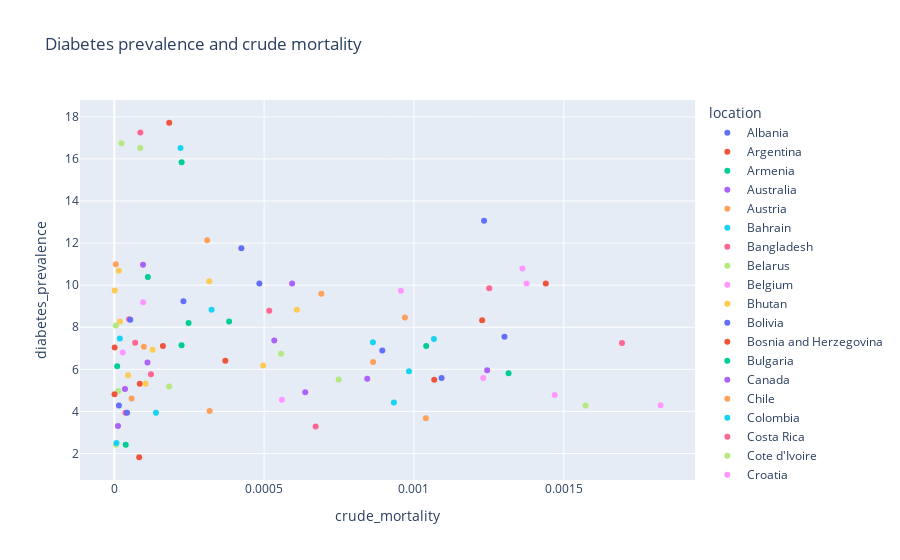

The notebook cell this image was saved under:
### Code cell
px.scatter(odfdt,x='crude_mortality',y='diabetes_prevalence',
           color='location', hover_data=['location'],
           title='Diabetes prevalence and crude mortality')

### Figure 1 — Plotly figure (JSON) as saved in the notebook; plotly's stock layout.template omitted (floating-point values rounded to 4 significant figures)
{"data": [{"customdata": [["Albania"]], "hovertemplate": "location=%{customdata[0]}<br>crude_mortality=%{x}<br>diabetes_prevalence=%{y}<extra></extra>", "legendgroup": "Albania", "marker": {"color": "#636efa", "symbol": "circle"}, "mode": "markers", "name": "Albania", "orientation": "v", "showlegend": true, "type": "scatter", "x": [0.0004841], "xaxis": "x", "y": [10.08], "yaxis": "y"}, {"customdata": [["Argentina"]], "hovertemplate": "location=%{customdata[0]}<br>crude_mortality=%{x}<br>diabetes_prevalence=%{y}<extra></extra>", "legendgroup": "Argentina", "marker": {"color": "#EF553B", "symbol": "circle"}, "mode": "markers", "name": "Argentina", "orientation": "v", "showlegend": true, "type": "scatter", "x": [0.001068], "xaxis": "x", "y": [5.5], "yaxis": "y"}, {"customdata": [["Armenia"]], "hovertemplate": "location=%{customdata[0]}<br>crude_mortality=%{x}<br>diabetes_prevalence=%{y}<extra></extra>", "legendgroup": "Armenia", "marker": {"color": "#00cc96", "symbol": "circle"}, "mode": "markers", "name": "Armenia", "orientation": "v", "showlegend": true, "type": "scatter", "x": [0.001041], "xaxis": "x", "y": [7.11], "yaxis": "y"}, {"customdata": [["Australia"]], "hovertemplate": "location=%{customdata[0]}<br>crude_mortality=%{x}<br>diabetes_prevalence=%{y}<extra></extra>", "legendgroup": "Australia", "marker": {"color": "#ab63fa", "symbol": "circle"}, "mode": "markers", "name": "Australia", "orientation": "v", "showlegend": true, "type": "scatter", "x": [3.565e-05], "xaxis": "x", "y": [5.07], "yaxis": "y"}, {"customdata": [["Austria"]], "hovertemplate": "location=%{customdata[0]}<br>crude_mortality=%{x}<br>diabetes_prevalence=%{y}<extra></extra>", "legendgroup": "Austria", "marker": {"color": "#FFA15A", "symbol": "circle"}, "mode": "markers", "name": "Austria", "orientation": "v", "showlegend": true, "type": "scatter", "x": [0.0008636], "xaxis": "x", "y": [6.35], "yaxis": "y"}, {"customdata": [["Bahrain"]], "hovertemplate": "location=%{customdata[0]}<br>crude_mortality=%{x}<br>diabetes_prevalence=%{y}<extra></extra>", "legendgroup": "Bahrain", "marker": {"color": "#19d3f3", "symbol": "circle"}, "mode": "markers", "name": "Bahrain", "orientation": "v", "showlegend": true, "type": "scatter", "x": [0.000221], "xaxis": "x", "y": [16.52], "yaxis": "y"}, {"customdata": [["Bangladesh"]], "hovertemplate": "location=%{customdata[0]}<br>crude_mortality=%{x}<br>diabetes_prevalence=%{y}<extra></extra>", "legendgroup": "Bangladesh", "marker": {"color": "#FF6692", "symbol": "circle"}, "mode": "markers", "name": "Bangladesh", "orientation": "v", "showlegend": true, "type": "scatter", "x": [4.941e-05], "xaxis": "x", "y": [8.38], "yaxis": "y"}, {"customdata": [["Belarus"]], "hovertemplate": "location=%{customdata[0]}<br>crude_mortality=%{x}<br>diabetes_prevalence=%{y}<extra></extra>", "legendgroup": "Belarus", "marker": {"color": "#B6E880", "symbol": "circle"}, "mode": "markers", "name": "Belarus", "orientation": "v", "showlegend": true, "type": "scatter", "x": [0.0001829], "xaxis": "x", "y": [5.18], "yaxis": "y"}, {"customdata": [["Belgium"]], "hovertemplate": "location=%{customdata[0]}<br>crude_mortality=%{x}<br>diabetes_prevalence=%{y}<extra></extra>", "legendgroup": "Belgium", "marker": {"color": "#FF97FF", "symbol": "circle"}, "mode": "markers", "name": "Belgium", "orientation": "v", "showlegend": true, "type": "scatter", "x": [0.001823], "xaxis": "x", "y": [4.29], "yaxis": "y"}, {"customdata": [["Bhutan"]], "hovertemplate": "location=%{customdata[0]}<br>crude_mortality=%{x}<br>diabetes_prevalence=%{y}<extra></extra>", "legendgroup": "Bhutan", "marker": {"color": "#FECB52", "symbol": "circle"}, "mode": "markers", "name": "Bhutan", "orientation": "v", "showlegend": true, "type": "scatter", "x": [1.296e-06], "xaxis": "x", "y": [9.75], "yaxis": "y"}, {"customdata": [["Bolivia"]], "hovertemplate": "location=%{customdata[0]}<br>crude_mortality=%{x}<br>diabetes_prevalence=%{y}<extra></extra>", "legendgroup": "Bolivia", "marker": {"color": "#636efa", "symbol": "circle"}, "mode": "markers", "name": "Bolivia", "orientation": "v", "showlegend": true, "type": "scatter", "x": [0.0008943], "xaxis": "x", "y": [6.89], "yaxis": "y"}, {"customdata": [["Bosnia and Herzegovina"]], "hovertemplate": "location=%{customdata[0]}<br>crude_mortality=%{x}<br>diabetes_prevalence=%{y}<extra></extra>", "legendgroup": "Bosnia and Herzegovina", "marker": {"color": "#EF553B", "symbol": "circle"}, "mode": "markers", "name": "Bosnia and Herzegovina", "orientation": "v", "showlegend": true, "type": "scatter", "x": [0.00144], "xaxis": "x", "y": [10.08], "yaxis": "y"}, {"customdata": [["Bulgaria"]], "hovertemplate": "location=%{customdata[0]}<br>crude_mortality=%{x}<br>diabetes_prevalence=%{y}<extra></extra>", "legendgroup": "Bulgaria", "marker": {"color": "#00cc96", "symbol": "circle"}, "mode": "markers", "name": "Bulgaria", "orientation": "v", "showlegend": true, "type": "scatter", "x": [0.001316], "xaxis": "x", "y": [5.81], "yaxis": "y"}, {"customdata": [["Canada"]], "hovertemplate": "location=%{customdata[0]}<br>crude_mortality=%{x}<br>diabetes_prevalence=%{y}<extra></extra>", "legendgroup": "Canada", "marker": {"color": "#ab63fa", "symbol": "circle"}, "mode": "markers", "name": "Canada", "orientation": "v", "showlegend": true, "type": "scatter", "x": [0.0005338], "xaxis": "x", "y": [7.37], "yaxis": "y"}, {"customdata": [["Chile"]], "hovertemplate": "location=%{customdata[0]}<br>crude_mortality=%{x}<br>diabetes_prevalence=%{y}<extra></extra>", "legendgroup": "Chile", "marker": {"color": "#FFA15A", "symbol": "circle"}, "mode": "markers", "name": "Chile", "orientation": "v", "showlegend": true, "type": "scatter", "x": [0.0009697], "xaxis": "x", "y": [8.46], "yaxis": "y"}, {"customdata": [["Colombia"]], "hovertemplate": "location=%{customdata[0]}<br>crude_mortality=%{x}<br>diabetes_prevalence=%{y}<extra></extra>", "legendgroup": "Colombia", "marker": {"color": "#19d3f3", "symbol": "circle"}, "mode": "markers", "name": "Colombia", "orientation": "v", "showlegend": true, "type": "scatter", "x": [0.001067], "xaxis": "x", "y": [7.44], "yaxis": "y"}, {"customdata": [["Costa Rica"]], "hovertemplate": "location=%{customdata[0]}<br>crude_mortality=%{x}<br>diabetes_prevalence=%{y}<extra></extra>", "legendgroup": "Costa Rica", "marker": {"color": "#FF6692", "symbol": "circle"}, "mode": "markers", "name": "Costa Rica", "orientation": "v", "showlegend": true, "type": "scatter", "x": [0.0005171], "xaxis": "x", "y": [8.78], "yaxis": "y"}, {"customdata": [["Cote d'Ivoire"]], "hovertemplate": "location=%{customdata[0]}<br>crude_mortality=%{x}<br>diabetes_prevalence=%{y}<extra></extra>", "legendgroup": "Cote d'Ivoire", "marker": {"color": "#B6E880", "symbol": "circle"}, "mode": "markers", "name": "Cote d'Ivoire", "orientation": "v", "showlegend": true, "type": "scatter", "x": [5.914e-06], "xaxis": "x", "y": [2.42], "yaxis": "y"}, {"customdata": [["Croatia"]], "hovertemplate": "location=%{customdata[0]}<br>crude_mortality=%{x}<br>diabetes_prevalence=%{y}<extra></extra>", "legendgroup": "Croatia", "marker": {"color": "#FF97FF", "symbol": "circle"}, "mode": "markers", "name": "Croatia", "orientation": "v", "showlegend": true, "type": "scatter", "x": [0.001231], "xaxis": "x", "y": [5.59], "yaxis": "y"}, {"customdata": [["Cuba"]], "hovertemplate": "location=%{customdata[0]}<br>crude_mortality=%{x}<br>diabetes_prevalence=%{y}<extra></extra>", "legendgroup": "Cuba", "marker": {"color": "#FECB52", "symbol": "circle"}, "mode": "markers", "name": "Cuba", "orientation": "v", "showlegend": true, "type": "scatter", "x": [1.907e-05], "xaxis": "x", "y": [8.27], "yaxis": "y"}, {"customdata": [["Cyprus"]], "hovertemplate": "location=%{customdata[0]}<br>crude_mortality=%{x}<br>diabetes_prevalence=%{y}<extra></extra>", "legendgroup": "Cyprus", "marker": {"color": "#636efa", "symbol": "circle"}, "mode": "markers", "name": "Cyprus", "orientation": "v", "showlegend": true, "type": "scatter", "x": [0.0002306], "xaxis": "x", "y": [9.24], "yaxis": "y"}, {"customdata": [["Denmark"]], "hovertemplate": "location=%{customdata[0]}<br>crude_mortality=%{x}<br>diabetes_prevalence=%{y}<extra></extra>", "legendgroup": "Denmark", "marker": {"color": "#EF553B", "symbol": "circle"}, "mode": "markers", "name": "Denmark", "orientation": "v", "showlegend": true, "type": "scatter", "x": [0.0003705], "xaxis": "x", "y": [6.41], "yaxis": "y"}, {"customdata": [["Dominican Republic"]], "hovertemplate": "location=%{customdata[0]}<br>crude_mortality=%{x}<br>diabetes_prevalence=%{y}<extra></extra>", "legendgroup": "Dominican Republic", "marker": {"color": "#00cc96", "symbol": "circle"}, "mode": "markers", "name": "Dominican Republic", "orientation": "v", "showlegend": true, "type": "scatter", "x": [0.0002478], "xaxis": "x", "y": [8.2], "yaxis": "y"}, {"customdata": [["Ecuador"]], "hovertemplate": "location=%{customdata[0]}<br>crude_mortality=%{x}<br>diabetes_prevalence=%{y}<extra></extra>", "legendgroup": "Ecuador", "marker": {"color": "#ab63fa", "symbol": "circle"}, "mode": "markers", "name": "Ecuador", "orientation": "v", "showlegend": true, "type": "scatter", "x": [0.000844], "xaxis": "x", "y": [5.55], "yaxis": "y"}, {"customdata": [["Estonia"]], "hovertemplate": "location=%{customdata[0]}<br>crude_mortality=%{x}<br>diabetes_prevalence=%{y}<extra></extra>", "legendgroup": "Estonia", "marker": {"color": "#FFA15A", "symbol": "circle"}, "mode": "markers", "name": "Estonia", "orientation": "v", "showlegend": true, "type": "scatter", "x": [0.0003181], "xaxis": "x", "y": [4.02], "yaxis": "y"}, {"customdata": [["Ethiopia"]], "hovertemplate": "location=%{customdata[0]}<br>crude_mortality=%{x}<br>diabetes_prevalence=%{y}<extra></extra>", "legendgroup": "Ethiopia", "marker": {"color": "#19d3f3", "symbol": "circle"}, "mode": "markers", "name": "Ethiopia", "orientation": "v", "showlegend": true, "type": "scatter", "x": [1.829e-05], "xaxis": "x", "y": [7.47], "yaxis": "y"}, {"customdata": [["Finland"]], "hovertemplate": "location=%{customdata[0]}<br>crude_mortality=%{x}<br>diabetes_prevalence=%{y}<extra></extra>", "legendgroup": "Finland", "marker": {"color": "#FF6692", "symbol": "circle"}, "mode": "markers", "name": "Finland", "orientation": "v", "showlegend": true, "type": "scatter", "x": [0.0001222], "xaxis": "x", "y": [5.76], "yaxis": "y"}, {"customdata": [["Ghana"]], "hovertemplate": "location=%{customdata[0]}<br>crude_mortality=%{x}<br>diabetes_prevalence=%{y}<extra></extra>", "legendgroup": "Ghana", "marker": {"color": "#B6E880", "symbol": "circle"}, "mode": "markers", "name": "Ghana", "orientation": "v", "showlegend": true, "type": "scatter", "x": [1.339e-05], "xaxis": "x", "y": [4.97], "yaxis": "y"}, {"customdata": [["Greece"]], "hovertemplate": "location=%{customdata[0]}<br>crude_mortality=%{x}<br>diabetes_prevalence=%{y}<extra></extra>", "legendgroup": "Greece", "marker": {"color": "#FF97FF", "symbol": "circle"}, "mode": "markers", "name": "Greece", "orientation": "v", "showlegend": true, "type": "scatter", "x": [0.0005592], "xaxis": "x", "y": [4.55], "yaxis": "y"}, {"customdata": [["Guatemala"]], "hovertemplate": "location=%{customdata[0]}<br>crude_mortality=%{x}<br>diabetes_prevalence=%{y}<extra></extra>", "legendgroup": "Guatemala", "marker": {"color": "#FECB52", "symbol": "circle"}, "mode": "markers", "name": "Guatemala", "orientation": "v", "showlegend": true, "type": "scatter", "x": [0.0003167], "xaxis": "x", "y": [10.18], "yaxis": "y"}, {"customdata": [["Hungary"]], "hovertemplate": "location=%{customdata[0]}<br>crude_mortality=%{x}<br>diabetes_prevalence=%{y}<extra></extra>", "legendgroup": "Hungary", "marker": {"color": "#636efa", "symbol": "circle"}, "mode": "markers", "name": "Hungary", "orientation": "v", "showlegend": true, "type": "scatter", "x": [0.001302], "xaxis": "x", "y": [7.55], "yaxis": "y"}, {"customdata": [["Iceland"]], "hovertemplate": "location=%{customdata[0]}<br>crude_mortality=%{x}<br>diabetes_prevalence=%{y}<extra></extra>", "legendgroup": "Iceland", "marker": {"color": "#EF553B", "symbol": "circle"}, "mode": "markers", "name": "Iceland", "orientation": "v", "showlegend": true, "type": "scatter", "x": [8.498e-05], "xaxis": "x", "y": [5.31], "yaxis": "y"}, {"customdata": [["India"]], "hovertemplate": "location=%{customdata[0]}<br>crude_mortality=%{x}<br>diabetes_prevalence=%{y}<extra></extra>", "legendgroup": "India", "marker": {"color": "#00cc96", "symbol": "circle"}, "mode": "markers", "name": "India", "orientation": "v", "showlegend": true, "type": "scatter", "x": [0.0001119], "xaxis": "x", "y": [10.39], "yaxis": "y"}, {"customdata": [["Indonesia"]], "hovertemplate": "location=%{customdata[0]}<br>crude_mortality=%{x}<br>diabetes_prevalence=%{y}<extra></extra>", "legendgroup": "Indonesia", "marker": {"color": "#ab63fa", "symbol": "circle"}, "mode": "markers", "name": "Indonesia", "orientation": "v", "showlegend": true, "type": "scatter", "x": [0.0001107], "xaxis": "x", "y": [6.32], "yaxis": "y"}, {"customdata": [["Iran"]], "hovertemplate": "location=%{customdata[0]}<br>crude_mortality=%{x}<br>diabetes_prevalence=%{y}<extra></extra>", "legendgroup": "Iran", "marker": {"color": "#FFA15A", "symbol": "circle"}, "mode": "markers", "name": "Iran", "orientation": "v", "showlegend": true, "type": "scatter", "x": [0.000691], "xaxis": "x", "y": [9.59], "yaxis": "y"}, {"customdata": [["Iraq"]], "hovertemplate": "location=%{customdata[0]}<br>crude_mortality=%{x}<br>diabetes_prevalence=%{y}<extra></extra>", "legendgroup": "Iraq", "marker": {"color": "#19d3f3", "symbol": "circle"}, "mode": "markers", "name": "Iraq", "orientation": "v", "showlegend": true, "type": "scatter", "x": [0.0003246], "xaxis": "x", "y": [8.83], "yaxis": "y"}, {"customdata": [["Ireland"]], "hovertemplate": "location=%{customdata[0]}<br>crude_mortality=%{x}<br>diabetes_prevalence=%{y}<extra></extra>", "legendgroup": "Ireland", "marker": {"color": "#FF6692", "symbol": "circle"}, "mode": "markers", "name": "Ireland", "orientation": "v", "showlegend": true, "type": "scatter", "x": [0.0006718], "xaxis": "x", "y": [3.28], "yaxis": "y"}, {"customdata": [["Israel"]], "hovertemplate": "location=%{customdata[0]}<br>crude_mortality=%{x}<br>diabetes_prevalence=%{y}<extra></extra>", "legendgroup": "Israel", "marker": {"color": "#B6E880", "symbol": "circle"}, "mode": "markers", "name": "Israel", "orientation": "v", "showlegend": true, "type": "scatter", "x": [0.0005564], "xaxis": "x", "y": [6.74], "yaxis": "y"}, {"customdata": [["Italy"]], "hovertemplate": "location=%{customdata[0]}<br>crude_mortality=%{x}<br>diabetes_prevalence=%{y}<extra></extra>", "legendgroup": "Italy", "marker": {"color": "#FF97FF", "symbol": "circle"}, "mode": "markers", "name": "Italy", "orientation": "v", "showlegend": true, "type": "scatter", "x": [0.001469], "xaxis": "x", "y": [4.78], "yaxis": "y"}, {"customdata": [["Japan"]], "hovertemplate": "location=%{customdata[0]}<br>crude_mortality=%{x}<br>diabetes_prevalence=%{y}<extra></extra>", "legendgroup": "Japan", "marker": {"color": "#FECB52", "symbol": "circle"}, "mode": "markers", "name": "Japan", "orientation": "v", "showlegend": true, "type": "scatter", "x": [4.612e-05], "xaxis": "x", "y": [5.72], "yaxis": "y"}, {"customdata": [["Jordan"]], "hovertemplate": "location=%{customdata[0]}<br>crude_mortality=%{x}<br>diabetes_prevalence=%{y}<extra></extra>", "legendgroup": "Jordan", "marker": {"color": "#636efa", "symbol": "circle"}, "mode": "markers", "name": "Jordan", "orientation": "v", "showlegend": true, "type": "scatter", "x": [0.000424], "xaxis": "x", "y": [11.75], "yaxis": "y"}, {"customdata": [["Kazakhstan"]], "hovertemplate": "location=%{customdata[0]}<br>crude_mortality=%{x}<br>diabetes_prevalence=%{y}<extra></extra>", "legendgroup": "Kazakhstan", "marker": {"color": "#EF553B", "symbol": "circle"}, "mode": "markers", "name": "Kazakhstan", "orientation": "v", "showlegend": true, "type": "scatter", "x": [0.0001622], "xaxis": "x", "y": [7.11], "yaxis": "y"}, {"customdata": [["Kuwait"]], "hovertemplate": "location=%{customdata[0]}<br>crude_mortality=%{x}<br>diabetes_prevalence=%{y}<extra></extra>", "legendgroup": "Kuwait", "marker": {"color": "#00cc96", "symbol": "circle"}, "mode": "markers", "name": "Kuwait", "orientation": "v", "showlegend": true, "type": "scatter", "x": [0.0002246], "xaxis": "x", "y": [15.84], "yaxis": "y"}, {"customdata": [["Latvia"]], "hovertemplate": "location=%{customdata[0]}<br>crude_mortality=%{x}<br>diabetes_prevalence=%{y}<extra></extra>", "legendgroup": "Latvia", "marker": {"color": "#ab63fa", "symbol": "circle"}, "mode": "markers", "name": "Latvia", "orientation": "v", "showlegend": true, "type": "scatter", "x": [0.0006373], "xaxis": "x", "y": [4.91], "yaxis": "y"}, {"customdata": [["Lithuania"]], "hovertemplate": "location=%{customdata[0]}<br>crude_mortality=%{x}<br>diabetes_prevalence=%{y}<extra></extra>", "legendgroup": "Lithuania", "marker": {"color": "#FFA15A", "symbol": "circle"}, "mode": "markers", "name": "Lithuania", "orientation": "v", "showlegend": true, "type": "scatter", "x": [0.00104], "xaxis": "x", "y": [3.67], "yaxis": "y"}, {"customdata": [["Luxembourg"]], "hovertemplate": "location=%{customdata[0]}<br>crude_mortality=%{x}<br>diabetes_prevalence=%{y}<extra></extra>", "legendgroup": "Luxembourg", "marker": {"color": "#19d3f3", "symbol": "circle"}, "mode": "markers", "name": "Luxembourg", "orientation": "v", "showlegend": true, "type": "scatter", "x": [0.0009329], "xaxis": "x", "y": [4.42], "yaxis": "y"}, {"customdata": [["Malawi"]], "hovertemplate": "location=%{customdata[0]}<br>crude_mortality=%{x}<br>diabetes_prevalence=%{y}<extra></extra>", "legendgroup": "Malawi", "marker": {"color": "#FF6692", "symbol": "circle"}, "mode": "markers", "name": "Malawi", "orientation": "v", "showlegend": true, "type": "scatter", "x": [3.722e-05], "xaxis": "x", "y": [3.94], "yaxis": "y"}, {"customdata": [["Malaysia"]], "hovertemplate": "location=%{customdata[0]}<br>crude_mortality=%{x}<br>diabetes_prevalence=%{y}<extra></extra>", "legendgroup": "Malaysia", "marker": {"color": "#B6E880", "symbol": "circle"}, "mode": "markers", "name": "Malaysia", "orientation": "v", "showlegend": true, "type": "scatter", "x": [2.379e-05], "xaxis": "x", "y": [16.74], "yaxis": "y"}, {"customdata": [["Maldives"]], "hovertemplate": "location=%{customdata[0]}<br>crude_mortality=%{x}<br>diabetes_prevalence=%{y}<extra></extra>", "legendgroup": "Maldives", "marker": {"color": "#FF97FF", "symbol": "circle"}, "mode": "markers", "name": "Maldives", "orientation": "v", "showlegend": true, "type": "scatter", "x": [9.62e-05], "xaxis": "x", "y": [9.19], "yaxis": "y"}, {"customdata": [["Malta"]], "hovertemplate": "location=%{customdata[0]}<br>crude_mortality=%{x}<br>diabetes_prevalence=%{y}<extra></extra>", "legendgroup": "Malta", "marker": {"color": "#FECB52", "symbol": "circle"}, "mode": "markers", "name": "Malta", "orientation": "v", "showlegend": true, "type": "scatter", "x": [0.0006092], "xaxis": "x", "y": [8.83], "yaxis": "y"}, {"customdata": [["Mexico"]], "hovertemplate": "location=%{customdata[0]}<br>crude_mortality=%{x}<br>diabetes_prevalence=%{y}<extra></extra>", "legendgroup": "Mexico", "marker": {"color": "#636efa", "symbol": "circle"}, "mode": "markers", "name": "Mexico", "orientation": "v", "showlegend": true, "type": "scatter", "x": [0.001234], "xaxis": "x", "y": [13.06], "yaxis": "y"}, {"customdata": [["Mongolia"]], "hovertemplate": "location=%{customdata[0]}<br>crude_mortality=%{x}<br>diabetes_prevalence=%{y}<extra></extra>", "legendgroup": "Mongolia", "marker": {"color": "#EF553B", "symbol": "circle"}, "mode": "markers", "name": "Mongolia", "orientation": "v", "showlegend": true, "type": "scatter", "x": [6.1e-07], "xaxis": "x", "y": [4.82], "yaxis": "y"}, {"customdata": [["Morocco"]], "hovertemplate": "location=%{customdata[0]}<br>crude_mortality=%{x}<br>diabetes_prevalence=%{y}<extra></extra>", "legendgroup": "Morocco", "marker": {"color": "#00cc96", "symbol": "circle"}, "mode": "markers", "name": "Morocco", "orientation": "v", "showlegend": true, "type": "scatter", "x": [0.0002245], "xaxis": "x", "y": [7.14], "yaxis": "y"}, {"customdata": [["Mozambique"]], "hovertemplate": "location=%{customdata[0]}<br>crude_mortality=%{x}<br>diabetes_prevalence=%{y}<extra></extra>", "legendgroup": "Mozambique", "marker": {"color": "#ab63fa", "symbol": "circle"}, "mode": "markers", "name": "Mozambique", "orientation": "v", "showlegend": true, "type": "scatter", "x": [1.235e-05], "xaxis": "x", "y": [3.3], "yaxis": "y"}, {"customdata": [["Myanmar"]], "hovertemplate": "location=%{customdata[0]}<br>crude_mortality=%{x}<br>diabetes_prevalence=%{y}<extra></extra>", "legendgroup": "Myanmar", "marker": {"color": "#FFA15A", "symbol": "circle"}, "mode": "markers", "name": "Myanmar", "orientation": "v", "showlegend": true, "type": "scatter", "x": [5.767e-05], "xaxis": "x", "y": [4.61], "yaxis": "y"}, {"customdata": [["Namibia"]], "hovertemplate": "location=%{customdata[0]}<br>crude_mortality=%{x}<br>diabetes_prevalence=%{y}<extra></extra>", "legendgroup": "Namibia", "marker": {"color": "#19d3f3", "symbol": "circle"}, "mode": "markers", "name": "Namibia", "orientation": "v", "showlegend": true, "type": "scatter", "x": [0.0001389], "xaxis": "x", "y": [3.94], "yaxis": "y"}, {"customdata": [["Nepal"]], "hovertemplate": "location=%{customdata[0]}<br>crude_mortality=%{x}<br>diabetes_prevalence=%{y}<extra></extra>", "legendgroup": "Nepal", "marker": {"color": "#FF6692", "symbol": "circle"}, "mode": "markers", "name": "Nepal", "orientation": "v", "showlegend": true, "type": "scatter", "x": [6.964e-05], "xaxis": "x", "y": [7.26], "yaxis": "y"}, {"customdata": [["New Zealand"]], "hovertemplate": "location=%{customdata[0]}<br>crude_mortality=%{x}<br>diabetes_prevalence=%{y}<extra></extra>", "legendgroup": "New Zealand", "marker": {"color": "#B6E880", "symbol": "circle"}, "mode": "markers", "name": "New Zealand", "orientation": "v", "showlegend": true, "type": "scatter", "x": [5.184e-06], "xaxis": "x", "y": [8.08], "yaxis": "y"}, {"customdata": [["North Macedonia"]], "hovertemplate": "location=%{customdata[0]}<br>crude_mortality=%{x}<br>diabetes_prevalence=%{y}<extra></extra>", "legendgroup": "North Macedonia", "marker": {"color": "#FF97FF", "symbol": "circle"}, "mode": "markers", "name": "North Macedonia", "orientation": "v", "showlegend": true, "type": "scatter", "x": [0.001376], "xaxis": "x", "y": [10.08], "yaxis": "y"}, {"customdata": [["Norway"]], "hovertemplate": "location=%{customdata[0]}<br>crude_mortality=%{x}<br>diabetes_prevalence=%{y}<extra></extra>", "legendgroup": "Norway", "marker": {"color": "#FECB52", "symbol": "circle"}, "mode": "markers", "name": "Norway", "orientation": "v", "showlegend": true, "type": "scatter", "x": [0.0001046], "xaxis": "x", "y": [5.31], "yaxis": "y"}, {"customdata": [["Pakistan"]], "hovertemplate": "location=%{customdata[0]}<br>crude_mortality=%{x}<br>diabetes_prevalence=%{y}<extra></extra>", "legendgroup": "Pakistan", "marker": {"color": "#636efa", "symbol": "circle"}, "mode": "markers", "name": "Pakistan", "orientation": "v", "showlegend": true, "type": "scatter", "x": [5.318e-05], "xaxis": "x", "y": [8.35], "yaxis": "y"}, {"customdata": [["Panama"]], "hovertemplate": "location=%{customdata[0]}<br>crude_mortality=%{x}<br>diabetes_prevalence=%{y}<extra></extra>", "legendgroup": "Panama", "marker": {"color": "#EF553B", "symbol": "circle"}, "mode": "markers", "name": "Panama", "orientation": "v", "showlegend": true, "type": "scatter", "x": [0.001227], "xaxis": "x", "y": [8.33], "yaxis": "y"}, {"customdata": [["Paraguay"]], "hovertemplate": "location=%{customdata[0]}<br>crude_mortality=%{x}<br>diabetes_prevalence=%{y}<extra></extra>", "legendgroup": "Paraguay", "marker": {"color": "#00cc96", "symbol": "circle"}, "mode": "markers", "name": "Paraguay", "orientation": "v", "showlegend": true, "type": "scatter", "x": [0.0003832], "xaxis": "x", "y": [8.27], "yaxis": "y"}, {"customdata": [["Peru"]], "hovertemplate": "location=%{customdata[0]}<br>crude_mortality=%{x}<br>diabetes_prevalence=%{y}<extra></extra>", "legendgroup": "Peru", "marker": {"color": "#ab63fa", "symbol": "circle"}, "mode": "markers", "name": "Peru", "orientation": "v", "showlegend": true, "type": "scatter", "x": [0.001244], "xaxis": "x", "y": [5.95], "yaxis": "y"}, {"customdata": [["Philippines"]], "hovertemplate": "location=%{customdata[0]}<br>crude_mortality=%{x}<br>diabetes_prevalence=%{y}<extra></extra>", "legendgroup": "Philippines", "marker": {"color": "#FFA15A", "symbol": "circle"}, "mode": "markers", "name": "Philippines", "orientation": "v", "showlegend": true, "type": "scatter", "x": [9.862e-05], "xaxis": "x", "y": [7.07], "yaxis": "y"}, {"customdata": [["Poland"]], "hovertemplate": "location=%{customdata[0]}<br>crude_mortality=%{x}<br>diabetes_prevalence=%{y}<extra></extra>", "legendgroup": "Poland", "marker": {"color": "#19d3f3", "symbol": "circle"}, "mode": "markers", "name": "Poland", "orientation": "v", "showlegend": true, "type": "scatter", "x": [0.0009835], "xaxis": "x", "y": [5.91], "yaxis": "y"}, {"customdata": [["Portugal"]], "hovertemplate": "location=%{customdata[0]}<br>crude_mortality=%{x}<br>diabetes_prevalence=%{y}<extra></extra>", "legendgroup": "Portugal", "marker": {"color": "#FF6692", "symbol": "circle"}, "mode": "markers", "name": "Portugal", "orientation": "v", "showlegend": true, "type": "scatter", "x": [0.001251], "xaxis": "x", "y": [9.85], "yaxis": "y"}, {"customdata": [["Qatar"]], "hovertemplate": "location=%{customdata[0]}<br>crude_mortality=%{x}<br>diabetes_prevalence=%{y}<extra></extra>", "legendgroup": "Qatar", "marker": {"color": "#B6E880", "symbol": "circle"}, "mode": "markers", "name": "Qatar", "orientation": "v", "showlegend": true, "type": "scatter", "x": [8.643e-05], "xaxis": "x", "y": [16.52], "yaxis": "y"}, {"customdata": [["Romania"]], "hovertemplate": "location=%{customdata[0]}<br>crude_mortality=%{x}<br>diabetes_prevalence=%{y}<extra></extra>", "legendgroup": "Romania", "marker": {"color": "#FF97FF", "symbol": "circle"}, "mode": "markers", "name": "Romania", "orientation": "v", "showlegend": true, "type": "scatter", "x": [0.0009566], "xaxis": "x", "y": [9.74], "yaxis": "y"}, {"customdata": [["Russia"]], "hovertemplate": "location=%{customdata[0]}<br>crude_mortality=%{x}<br>diabetes_prevalence=%{y}<extra></extra>", "legendgroup": "Russia", "marker": {"color": "#FECB52", "symbol": "circle"}, "mode": "markers", "name": "Russia", "orientation": "v", "showlegend": true, "type": "scatter", "x": [0.0004965], "xaxis": "x", "y": [6.18], "yaxis": "y"}, {"customdata": [["Rwanda"]], "hovertemplate": "location=%{customdata[0]}<br>crude_mortality=%{x}<br>diabetes_prevalence=%{y}<extra></extra>", "legendgroup": "Rwanda", "marker": {"color": "#636efa", "symbol": "circle"}, "mode": "markers", "name": "Rwanda", "orientation": "v", "showlegend": true, "type": "scatter", "x": [1.529e-05], "xaxis": "x", "y": [4.28], "yaxis": "y"}, {"customdata": [["Saudi Arabia"]], "hovertemplate": "location=%{customdata[0]}<br>crude_mortality=%{x}<br>diabetes_prevalence=%{y}<extra></extra>", "legendgroup": "Saudi Arabia", "marker": {"color": "#EF553B", "symbol": "circle"}, "mode": "markers", "name": "Saudi Arabia", "orientation": "v", "showlegend": true, "type": "scatter", "x": [0.0001832], "xaxis": "x", "y": [17.72], "yaxis": "y"}, {"customdata": [["Senegal"]], "hovertemplate": "location=%{customdata[0]}<br>crude_mortality=%{x}<br>diabetes_prevalence=%{y}<extra></extra>", "legendgroup": "Senegal", "marker": {"color": "#00cc96", "symbol": "circle"}, "mode": "markers", "name": "Senegal", "orientation": "v", "showlegend": true, "type": "scatter", "x": [3.81e-05], "xaxis": "x", "y": [2.42], "yaxis": "y"}, {"customdata": [["Serbia"]], "hovertemplate": "location=%{customdata[0]}<br>crude_mortality=%{x}<br>diabetes_prevalence=%{y}<extra></extra>", "legendgroup": "Serbia", "marker": {"color": "#ab63fa", "symbol": "circle"}, "mode": "markers", "name": "Serbia", "orientation": "v", "showlegend": true, "type": "scatter", "x": [0.0005934], "xaxis": "x", "y": [10.08], "yaxis": "y"}, {"customdata": [["Singapore"]], "hovertemplate": "location=%{customdata[0]}<br>crude_mortality=%{x}<br>diabetes_prevalence=%{y}<extra></extra>", "legendgroup": "Singapore", "marker": {"color": "#FFA15A", "symbol": "circle"}, "mode": "markers", "name": "Singapore", "orientation": "v", "showlegend": true, "type": "scatter", "x": [4.957e-06], "xaxis": "x", "y": [10.99], "yaxis": "y"}, {"customdata": [["Slovakia"]], "hovertemplate": "location=%{customdata[0]}<br>crude_mortality=%{x}<br>diabetes_prevalence=%{y}<extra></extra>", "legendgroup": "Slovakia", "marker": {"color": "#19d3f3", "symbol": "circle"}, "mode": "markers", "name": "Slovakia", "orientation": "v", "showlegend": true, "type": "scatter", "x": [0.0008629], "xaxis": "x", "y": [7.29], "yaxis": "y"}, {"customdata": [["Slovenia"]], "hovertemplate": "location=%{customdata[0]}<br>crude_mortality=%{x}<br>diabetes_prevalence=%{y}<extra></extra>", "legendgroup": "Slovenia", "marker": {"color": "#FF6692", "symbol": "circle"}, "mode": "markers", "name": "Slovenia", "orientation": "v", "showlegend": true, "type": "scatter", "x": [0.001694], "xaxis": "x", "y": [7.25], "yaxis": "y"}, {"customdata": [["South Africa"]], "hovertemplate": "location=%{customdata[0]}<br>crude_mortality=%{x}<br>diabetes_prevalence=%{y}<extra></extra>", "legendgroup": "South Africa", "marker": {"color": "#B6E880", "symbol": "circle"}, "mode": "markers", "name": "South Africa", "orientation": "v", "showlegend": true, "type": "scatter", "x": [0.0007486], "xaxis": "x", "y": [5.52], "yaxis": "y"}, {"customdata": [["South Korea"]], "hovertemplate": "location=%{customdata[0]}<br>crude_mortality=%{x}<br>diabetes_prevalence=%{y}<extra></extra>", "legendgroup": "South Korea", "marker": {"color": "#FF97FF", "symbol": "circle"}, "mode": "markers", "name": "South Korea", "orientation": "v", "showlegend": true, "type": "scatter", "x": [2.799e-05], "xaxis": "x", "y": [6.8], "yaxis": "y"}, {"customdata": [["Sri Lanka"]], "hovertemplate": "location=%{customdata[0]}<br>crude_mortality=%{x}<br>diabetes_prevalence=%{y}<extra></extra>", "legendgroup": "Sri Lanka", "marker": {"color": "#FECB52", "symbol": "circle"}, "mode": "markers", "name": "Sri Lanka", "orientation": "v", "showlegend": true, "type": "scatter", "x": [1.508e-05], "xaxis": "x", "y": [10.68], "yaxis": "y"}, {"customdata": [["Switzerland"]], "hovertemplate": "location=%{customdata[0]}<br>crude_mortality=%{x}<br>diabetes_prevalence=%{y}<extra></extra>", "legendgroup": "Switzerland", "marker": {"color": "#636efa", "symbol": "circle"}, "mode": "markers", "name": "Switzerland", "orientation": "v", "showlegend": true, "type": "scatter", "x": [0.001092], "xaxis": "x", "y": [5.59], "yaxis": "y"}, {"customdata": [["Thailand"]], "hovertemplate": "location=%{customdata[0]}<br>crude_mortality=%{x}<br>diabetes_prevalence=%{y}<extra></extra>", "legendgroup": "Thailand", "marker": {"color": "#EF553B", "symbol": "circle"}, "mode": "markers", "name": "Thailand", "orientation": "v", "showlegend": true, "type": "scatter", "x": [1.132e-06], "xaxis": "x", "y": [7.04], "yaxis": "y"}, {"customdata": [["Togo"]], "hovertemplate": "location=%{customdata[0]}<br>crude_mortality=%{x}<br>diabetes_prevalence=%{y}<extra></extra>", "legendgroup": "Togo", "marker": {"color": "#00cc96", "symbol": "circle"}, "mode": "markers", "name": "Togo", "orientation": "v", "showlegend": true, "type": "scatter", "x": [9.543e-06], "xaxis": "x", "y": [6.15], "yaxis": "y"}, {"customdata": [["Trinidad and Tobago"]], "hovertemplate": "location=%{customdata[0]}<br>crude_mortality=%{x}<br>diabetes_prevalence=%{y}<extra></extra>", "legendgroup": "Trinidad and Tobago", "marker": {"color": "#ab63fa", "symbol": "circle"}, "mode": "markers", "name": "Trinidad and Tobago", "orientation": "v", "showlegend": true, "type": "scatter", "x": [9.575e-05], "xaxis": "x", "y": [10.97], "yaxis": "y"}, {"customdata": [["Turkey"]], "hovertemplate": "location=%{customdata[0]}<br>crude_mortality=%{x}<br>diabetes_prevalence=%{y}<extra></extra>", "legendgroup": "Turkey", "marker": {"color": "#FFA15A", "symbol": "circle"}, "mode": "markers", "name": "Turkey", "orientation": "v", "showlegend": true, "type": "scatter", "x": [0.0003097], "xaxis": "x", "y": [12.13], "yaxis": "y"}, {"customdata": [["Uganda"]], "hovertemplate": "location=%{customdata[0]}<br>crude_mortality=%{x}<br>diabetes_prevalence=%{y}<extra></extra>", "legendgroup": "Uganda", "marker": {"color": "#19d3f3", "symbol": "circle"}, "mode": "markers", "name": "Uganda", "orientation": "v", "showlegend": true, "type": "scatter", "x": [7.105e-06], "xaxis": "x", "y": [2.5], "yaxis": "y"}, {"customdata": [["United Arab Emirates"]], "hovertemplate": "location=%{customdata[0]}<br>crude_mortality=%{x}<br>diabetes_prevalence=%{y}<extra></extra>", "legendgroup": "United Arab Emirates", "marker": {"color": "#FF6692", "symbol": "circle"}, "mode": "markers", "name": "United Arab Emirates", "orientation": "v", "showlegend": true, "type": "scatter", "x": [8.685e-05], "xaxis": "x", "y": [17.26], "yaxis": "y"}, {"customdata": [["United Kingdom"]], "hovertemplate": "location=%{customdata[0]}<br>crude_mortality=%{x}<br>diabetes_prevalence=%{y}<extra></extra>", "legendgroup": "United Kingdom", "marker": {"color": "#B6E880", "symbol": "circle"}, "mode": "markers", "name": "United Kingdom", "orientation": "v", "showlegend": true, "type": "scatter", "x": [0.001573], "xaxis": "x", "y": [4.28], "yaxis": "y"}, {"customdata": [["United States"]], "hovertemplate": "location=%{customdata[0]}<br>crude_mortality=%{x}<br>diabetes_prevalence=%{y}<extra></extra>", "legendgroup": "United States", "marker": {"color": "#FF97FF", "symbol": "circle"}, "mode": "markers", "name": "United States", "orientation": "v", "showlegend": true, "type": "scatter", "x": [0.001362], "xaxis": "x", "y": [10.79], "yaxis": "y"}, {"customdata": [["Uruguay"]], "hovertemplate": "location=%{customdata[0]}<br>crude_mortality=%{x}<br>diabetes_prevalence=%{y}<extra></extra>", "legendgroup": "Uruguay", "marker": {"color": "#FECB52", "symbol": "circle"}, "mode": "markers", "name": "Uruguay", "orientation": "v", "showlegend": true, "type": "scatter", "x": [0.0001278], "xaxis": "x", "y": [6.93], "yaxis": "y"}, {"customdata": [["Zambia"]], "hovertemplate": "location=%{customdata[0]}<br>crude_mortality=%{x}<br>diabetes_prevalence=%{y}<extra></extra>", "legendgroup": "Zambia", "marker": {"color": "#636efa", "symbol": "circle"}, "mode": "markers", "name": "Zambia", "orientation": "v", "showlegend": true, "type": "scatter", "x": [4.243e-05], "xaxis": "x", "y": [3.94], "yaxis": "y"}, {"customdata": [["Zimbabwe"]], "hovertemplate": "location=%{customdata[0]}<br>crude_mortality=%{x}<br>diabetes_prevalence=%{y}<extra></extra>", "legendgroup": "Zimbabwe", "marker": {"color": "#EF553B", "symbol": "circle"}, "mode": "markers", "name": "Zimbabwe", "orientation": "v", "showlegend": true, "type": "scatter", "x": [8.303e-05], "xaxis": "x", "y": [1.82], "yaxis": "y"}], "layout": {"legend": {"title": {"text": "location"}, "tracegroupgap": 0}, "title": {"text": "Diabetes prevalence and crude mortality"}, "xaxis": {"anchor": "y", "domain": [0, 1], "title": {"text": "crude_mortality"}}, "yaxis": {"anchor": "x", "domain": [0, 1], "title": {"text": "diabetes_prevalence"}}}}
